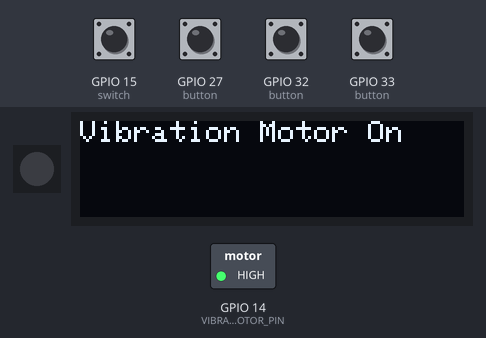
The sketch below on a simulated ESP32. On the bench: 1 RGB LEDs in strip order, left to right, 128×32 one-colour display, switched loads named in the sketch (green lamp = pin HIGH). The inputs (shaded band) are chosen by the test bench; at power-on: GPIO 15 (switch) HIGH, GPIO 27 (button), GPIO 32 (button), GPIO 33 (button) LOW. The display library's start-up logo is not drawn; pins used as bus, display or sensor lines are not drawn; what the sketch prints to the serial monitor is not drawn.

Above: at 3.2 s.
3.3 s: GPIO 15 (switch) pulled LOW for 2.4 s
At 5.4 s:
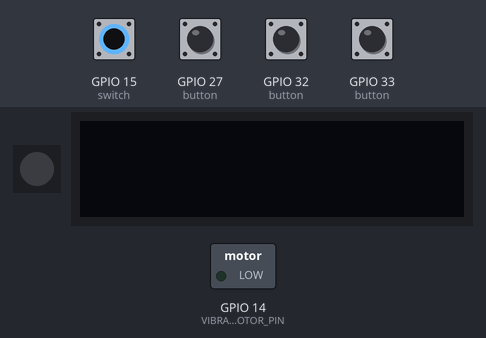
7.2 s: GPIO 27 (button) pulled HIGH for 2.4 s
11.3 s: GPIO 32 (button) pulled HIGH for 2.4 s
15.6 s: GPIO 33 (button) pulled HIGH for 2.4 s
Timing chart, 0 to 18.6 s (numbered marks = the images above; inputs shaded):
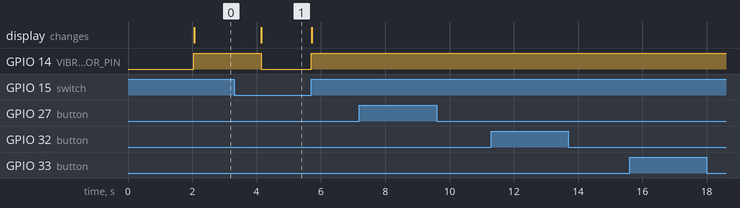

Measured:
- after the input at 3.3 s, GPIO 14 (VIBRATION_MOTOR_PIN): HIGH → LOW after 0.84 s, → HIGH 1.6 s later; the display: first differs from a run without the input after 0.84 s (image 1)
- after the input at 7.2 s, every drawn part: stays the same
- after the input at 11.3 s, every drawn part: stays the same
- after the input at 15.6 s, every drawn part: stays the same

The sketch:

V2_All_of_them.ino
```cpp
#include <Adafruit_GFX.h>
#include <Adafruit_SSD1306.h>
#include <Adafruit_NeoPixel.h>

#define SCREEN_WIDTH 128
#define SCREEN_HEIGHT 32
#define OLED_RESET -1
Adafruit_SSD1306 display(SCREEN_WIDTH, SCREEN_HEIGHT, &Wire, OLED_RESET);

#define NEOPIXEL_PIN 13
#define NUM_PIXELS 1
Adafruit_NeoPixel strip(NUM_PIXELS, NEOPIXEL_PIN, NEO_GRB + NEO_KHZ800);

#define VIBRATION_MOTOR_PIN 14

bool AButton;
bool BButton;
bool CButton;
bool slideSwitch;

int AButtonPushCounter = 0;
int AButtonState = 0;
int ALastButtonState = 0;

int BButtonPushCounter = 0;
int BButtonState = 0;
int BLastButtonState = 0;

int CButtonPushCounter = 0;
int CButtonState = 0;
int CLastButtonState = 0;

int ledBrightness = 0;
int fadeAmount = 3;

void setup() {
  pinMode(VIBRATION_MOTOR_PIN, OUTPUT);
  strip.begin();
  strip.show(); // Initialize all pixels to 'off'

  Serial.begin(9600);

  if(!display.begin(SSD1306_SWITCHCAPVCC, 0x3C)) {
    Serial.println(F("SSD1306 allocation failed"));
    for(;;);
  }
  display.display();
  delay(2000);
  display.clearDisplay();
}

void loop() {
  slideSwitch = digitalRead(15); // Assuming slide switch is connected to pin 15

  AButtonState = digitalRead(27); // Assuming button A is connected to pin 27
  BButtonState = digitalRead(33); // Assuming button B is connected to pin 33
  CButtonState = digitalRead(32); // Assuming button C is connected to pin 32

  if (slideSwitch == LOW) {
    // Everything off
    display.clearDisplay();
    display.display();
    digitalWrite(VIBRATION_MOTOR_PIN, LOW);
    strip.setBrightness(0);
    strip.show();
  } else {
    digitalWrite(VIBRATION_MOTOR_PIN, HIGH);

    // Display on the OLED
    display.clearDisplay();
    display.setTextSize(1);
    display.setTextColor(SSD1306_WHITE);
    display.setCursor(0,0);
    display.println("Vibration Motor On");
    display.display();

    // NeoPixel LED animation
    for (int i = 0; i < 255; i += 5) {
      strip.setBrightness(i);
      strip.show();
      delay(20);
    }
    for (int i = 255; i >= 0; i -= 5) {
      strip.setBrightness(i);
      strip.show();
      delay(20);
    }
  }

  // A Button State Change Detection
  if (AButtonState != ALastButtonState) {
    if (AButtonState == HIGH) {
      AButtonPushCounter++;
      Serial.println("A button pressed");
      Serial.print("Number of button pushes: ");
      Serial.println(AButtonPushCounter);
    }
    delay(50);
  }
  ALastButtonState = AButtonState;

  // B Button State Change Detection
  if (BButtonState != BLastButtonState) {
    if (BButtonState == HIGH) {
      BButtonPushCounter++;
      Serial.println("B button pressed");
      Serial.print("Number of button pushes: ");
      Serial.println(BButtonPushCounter);
    }
    delay(50);
  }
  BLastButtonState = BButtonState;

  // C Button State Change Detection
  if (CButtonState != CLastButtonState) {
    if (CButtonState == HIGH) {
      CButtonPushCounter++;
      Serial.println("C button pressed");
      Serial.print("Number of button pushes: ");
      Serial.println(CButtonPushCounter);
    }
    delay(50);
  }
  CLastButtonState = CButtonState;

  // A Button LED Dimming
  if (AButtonPushCounter % 2 == 0) {
    ledBrightness = 0;
  } else {
    ledBrightness += fadeAmount;
    if (ledBrightness <= 0 || ledBrightness >= 255) {
      fadeAmount = -fadeAmount;
    }
    analogWrite(NEOPIXEL_PIN, ledBrightness);
    delay(30);
  }
}
```
